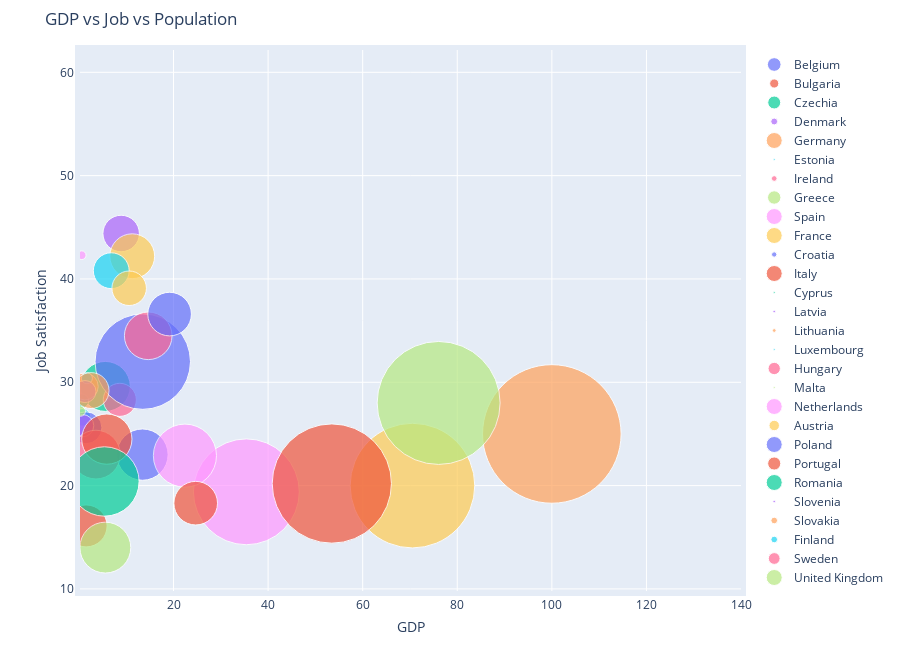

Source (notebook cell):
### Markdown cell above
#### GDP vs Job vs Population

### Code cell
import warnings
warnings.filterwarnings('ignore')


figure = bubbleplot(dataset = df, x_column='gdp', y_column='prct_job_satis_high', 
    bubble_column='country', size_column='total_pop', color_column='country',
    x_title="GDP", y_title="Job Satisfaction", title='GDP vs Job vs Population',
    x_logscale=False, scale_bubble=3, height=650)

iplot(figure, config={'scrollzoom': True})

### Figure 1 — Plotly figure (JSON) as saved in the notebook; plotly's stock layout.template omitted (floating-point values rounded to 4 significant figures)
{"data": [{"marker": {"size": [13.66], "sizemode": "area", "sizeref": 0.01037}, "mode": "markers", "name": "Belgium", "text": ["Belgium"], "type": "scatter", "x": [13.44], "y": [23]}, {"marker": {"size": [9.142], "sizemode": "area", "sizeref": 0.01037}, "mode": "markers", "name": "Bulgaria", "text": ["Bulgaria"], "type": "scatter", "x": [1.523], "y": [16.1]}, {"marker": {"size": [12.96], "sizemode": "area", "sizeref": 0.01037}, "mode": "markers", "name": "Czechia", "text": ["Czechia"], "type": "scatter", "x": [5.581], "y": [29.6]}, {"marker": {"size": [6.903], "sizemode": "area", "sizeref": 0.01037}, "mode": "markers", "name": "Denmark", "text": ["Denmark"], "type": "scatter", "x": [8.927], "y": [44.4]}, {"marker": {"size": [99.58], "sizemode": "area", "sizeref": 0.01037}, "mode": "markers", "name": "Germany", "text": ["Germany"], "type": "scatter", "x": [99.99], "y": [25]}, {"marker": {"size": [1.607], "sizemode": "area", "sizeref": 0.01037}, "mode": "markers", "name": "Estonia", "text": ["Estonia"], "type": "scatter", "x": [0.6862], "y": [26.6]}, {"marker": {"size": [5.679], "sizemode": "area", "sizeref": 0.01037}, "mode": "markers", "name": "Ireland", "text": ["Ireland"], "type": "scatter", "x": [8.647], "y": [28.3]}, {"marker": {"size": [13.43], "sizemode": "area", "sizeref": 0.01037}, "mode": "markers", "name": "Greece", "text": ["Greece"], "type": "scatter", "x": [5.585], "y": [14]}, {"marker": {"size": [58.12], "sizemode": "area", "sizeref": 0.01037}, "mode": "markers", "name": "Spain", "text": ["Spain"], "type": "scatter", "x": [35.4], "y": [19.4]}, {"marker": {"size": [80.61], "sizemode": "area", "sizeref": 0.01037}, "mode": "markers", "name": "France", "text": ["France"], "type": "scatter", "x": [70.52], "y": [20]}, {"marker": {"size": [5.319], "sizemode": "area", "sizeref": 0.01037}, "mode": "markers", "name": "Croatia", "text": ["Croatia"], "type": "scatter", "x": [1.476], "y": [25.6]}, {"marker": {"size": [73.78], "sizemode": "area", "sizeref": 0.01037}, "mode": "markers", "name": "Italy", "text": ["Italy"], "type": "scatter", "x": [53.48], "y": [20.2]}, {"marker": {"size": [1.043], "sizemode": "area", "sizeref": 0.01037}, "mode": "markers", "name": "Cyprus", "text": ["Cyprus"], "type": "scatter", "x": [0.5851], "y": [28.2]}, {"marker": {"size": [2.57], "sizemode": "area", "sizeref": 0.01037}, "mode": "markers", "name": "Latvia", "text": ["Latvia"], "type": "scatter", "x": [0.7923], "y": [25.8]}, {"marker": {"size": [3.778], "sizemode": "area", "sizeref": 0.01037}, "mode": "markers", "name": "Lithuania", "text": ["Lithuania"], "type": "scatter", "x": [1.229], "y": [29.6]}, {"marker": {"size": [0.636], "sizemode": "area", "sizeref": 0.01037}, "mode": "markers", "name": "Luxembourg", "text": ["Luxembourg"], "type": "scatter", "x": [1.687], "y": [30.4]}, {"marker": {"size": [12.34], "sizemode": "area", "sizeref": 0.01037}, "mode": "markers", "name": "Hungary", "text": ["Hungary"], "type": "scatter", "x": [3.605], "y": [23]}, {"marker": {"size": [0.5182], "sizemode": "area", "sizeref": 0.01037}, "mode": "markers", "name": "Malta", "text": ["Malta"], "type": "scatter", "x": [0.3273], "y": [27.2]}, {"marker": {"size": [20.68], "sizemode": "area", "sizeref": 0.01037}, "mode": "markers", "name": "Netherlands", "text": ["Netherlands"], "type": "scatter", "x": [22.42], "y": [22.9]}, {"marker": {"size": [10.43], "sizemode": "area", "sizeref": 0.01037}, "mode": "markers", "name": "Austria", "text": ["Austria"], "type": "scatter", "x": [11.27], "y": [42.2]}, {"marker": {"size": [47.23], "sizemode": "area", "sizeref": 0.01037}, "mode": "markers", "name": "Poland", "text": ["Poland"], "type": "scatter", "x": [13.5], "y": [32]}, {"marker": {"size": [13.11], "sizemode": "area", "sizeref": 0.01037}, "mode": "markers", "name": "Portugal", "text": ["Portugal"], "type": "scatter", "x": [5.901], "y": [24.5]}, {"marker": {"size": [24.98], "sizemode": "area", "sizeref": 0.01037}, "mode": "markers", "name": "Romania", "text": ["Romania"], "type": "scatter", "x": [5.392], "y": [20.4]}, {"marker": {"size": [2.545], "sizemode": "area", "sizeref": 0.01037}, "mode": "markers", "name": "Slovenia", "text": ["Slovenia"], "type": "scatter", "x": [1.277], "y": [29.1]}, {"marker": {"size": [6.7], "sizemode": "area", "sizeref": 0.01037}, "mode": "markers", "name": "Slovakia", "text": ["Slovakia"], "type": "scatter", "x": [2.57], "y": [29.2]}, {"marker": {"size": [6.673], "sizemode": "area", "sizeref": 0.01037}, "mode": "markers", "name": "Finland", "text": ["Finland"], "type": "scatter", "x": [6.838], "y": [40.8]}, {"marker": {"size": [11.77], "sizemode": "area", "sizeref": 0.01037}, "mode": "markers", "name": "Sweden", "text": ["Sweden"], "type": "scatter", "x": [14.66], "y": [34.5]}, {"marker": {"size": [78.43], "sizemode": "area", "sizeref": 0.01037}, "mode": "markers", "name": "United Kingdom", "text": ["United Kingdom"], "type": "scatter", "x": [76.06], "y": [28]}, {"marker": {"size": [0.3917], "sizemode": "area", "sizeref": 0.01037}, "mode": "markers", "name": "Iceland", "text": ["Iceland"], "type": "scatter", "x": [0.5901], "y": [42.3]}, {"marker": {"size": [6.182], "sizemode": "area", "sizeref": 0.01037}, "mode": "markers", "name": "Norway", "text": ["Norway"], "type": "scatter", "x": [10.62], "y": [39.1]}, {"marker": {"size": [9.875], "sizemode": "area", "sizeref": 0.01037}, "mode": "markers", "name": "Switzerland", "text": ["Switzerland"], "type": "scatter", "x": [19.17], "y": [36.6]}, {"marker": {"size": [9.875], "sizemode": "area", "sizeref": 0.01037}, "mode": "markers", "name": "Turkey", "text": ["Turkey"], "type": "scatter", "x": [24.69], "y": [18.3]}], "layout": {"height": 650, "hovermode": "closest", "margin": {"b": 50, "pad": 5, "t": 50}, "showlegend": true, "title": {"text": "GDP vs Job vs Population"}, "xaxis": {"autorange": false, "range": [0.2291, 140.0], "title": {"text": "GDP"}}, "yaxis": {"autorange": false, "range": [9.8, 62.16], "title": {"text": "Job Satisfaction"}}}}
